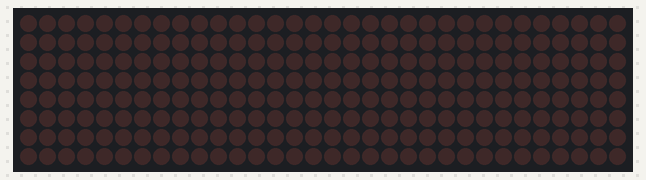
A sketch run on a simulated Arduino Uno, built with avr-gcc and run on an emulated ATmega328P. Parts: 32×8 LED matrix.

Above: at 0.1 s.
At 1.1 s:
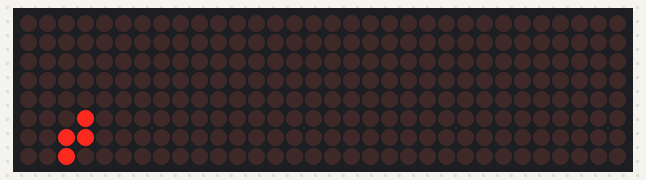
At 2.1 s:
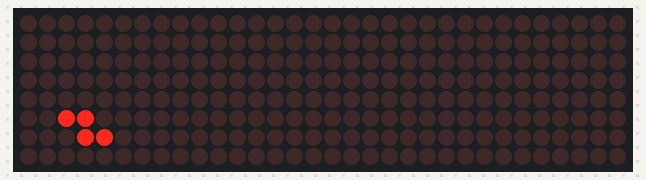

Measured:
- what the display in image 1 shows lasts 1.0 s, from 1.0 s to 2.0 s

The sketch:

sketch_feb14a.ino
```cpp
#include <SPI.h>
#include <Adafruit_GFX.h>
#include <Max72xxPanel.h>

#include "S.h"

int pinCS = 10; // Attach CS to this pin, DIN to MOSI and CLK to SCK (cf http://arduino.cc/en/Reference/SPI )
int numberOfHorizontalDisplays = 1;
int numberOfVerticalDisplays = 4;

Max72xxPanel matrix = Max72xxPanel(pinCS, numberOfHorizontalDisplays, numberOfVerticalDisplays);

int wait = 200; // In milliseconds

int playField[32][8] = {
  {0, 0, 0, 0, 0, 0, 0, 0},
  {0, 0, 0, 0, 0, 0, 0, 0},
  {0, 0, 0, 0, 0, 0, 0, 0},
  {0, 0, 0, 0, 0, 0, 0, 0},
  {0, 0, 0, 0, 0, 0, 0, 0},
  {0, 0, 0, 0, 0, 0, 0, 0},
  {0, 0, 0, 0, 0, 0, 0, 0},
  {0, 0, 0, 0, 0, 0, 0, 0},
  {0, 0, 0, 0, 0, 0, 0, 0},
  {0, 0, 0, 0, 0, 0, 0, 0},
  {0, 0, 0, 0, 0, 0, 0, 0},
  {0, 0, 0, 0, 0, 0, 0, 0},
  {0, 0, 0, 0, 0, 0, 0, 0},
  {0, 0, 0, 0, 0, 0, 0, 0},
  {0, 0, 0, 0, 0, 0, 0, 0},
  {0, 0, 0, 0, 0, 0, 0, 0},
  {0, 0, 0, 0, 0, 0, 0, 0},
  {0, 0, 0, 0, 0, 0, 0, 0},
  {0, 0, 0, 0, 0, 0, 0, 0},
  {0, 0, 0, 0, 0, 0, 0, 0},
  {0, 0, 0, 0, 0, 0, 0, 0},
  {0, 0, 0, 0, 0, 0, 0, 0},
  {0, 0, 0, 0, 0, 0, 0, 0},
  {0, 0, 0, 0, 0, 0, 0, 0},
  {0, 0, 0, 0, 0, 0, 0, 0},
  {0, 0, 0, 0, 0, 0, 0, 0},
  {0, 0, 0, 0, 0, 0, 0, 0},
  {0, 0, 0, 0, 0, 0, 0, 0},
  {0, 0, 0, 0, 0, 0, 0, 0},
  {0, 0, 0, 0, 0, 0, 0, 0},
  {0, 0, 0, 0, 0, 0, 0, 0},
  {0, 0, 0, 0, 0, 0, 0, 0}
};

Figure *f;
void drawMatrix() {
  for (int i = 0; i < 32; i++) {
    for (int j = 0; j < 8; j++) {
      if (playField[i][j] == 1) {
        matrix.drawPixel(i, j, HIGH);
      }
    }
  }
}

void setup() {
  matrix.setIntensity(2); // Use a value between 0 and 15 for brightness
  matrix.setRotation(3);
  f = new S(7, 3);


}

void loop() {
  matrix.fillScreen(LOW);
  drawMatrix();
  matrix.write();
  delay(1000);
  f->rotateFigure(playField);
}
```

Figure.cpp
```cpp
#include "Figure.h"

Figure::Figure(int x, int y) {
	maskX = x;
	maskY = y;
	position = 0;
	checkMove = true;
}

void Figure::moveFigureX(int matrix[32][8], int x) {
	clearFigure(matrix);
	if (!checkLeft(matrix) && !checkRight(matrix)) {
		maskX = x;
	}
	drawFigure(matrix);
}

void Figure::moveFigureY(int matrix[32][8]) {
	clearFigure(matrix);
	if (!checkBottom(matrix)) {
		maskY ++;
	}
	else {
		checkMove = false;
	}
	drawFigure(matrix);
}

bool Figure::getCheckMove() {
	return checkMove;
}

int Figure::getMaskX() {
	return maskX;
}

int Figure::getMaskY() {
	return maskY;
}

Figure::~Figure() {
}


void Figure::drawFigure(int matrix[32][8]) { }

void Figure::clearFigure(int matrix[32][8]) { }

void Figure::rotateFigure(int matrix[32][8]) { }

bool Figure::checkLeft(int matrix[32][8]) {
	return false;
}

bool Figure::checkRight(int matrix[32][8]) {
	return false;
}

bool Figure::checkBottom(int matrix[32][8]) {
	return false;
}
```

Figure.h
```cpp
class Figure
{
protected:
	/**
	maskX, maskY - координаты опорной точки фигуры.
	Относительно этой точки идет проверка
		на возможности: движения, поворота, очищения и отрисовки фигур.
	*/
	int maskX, maskY;

	/**
	Позиция в которой находится фигруры в данный момент времени (необходимо для вращения)
	*/
	int position;

	/**
	Может ли фигруы двигаться. Если нет, то нужно отрисовать новую фигуру или закончить игру.
	*/
	bool checkMove;
public:
	/**
	Конструктор по умолчанию
	в нем идет определение основных полей всех классов
	maskX, maskY - координат опорных точек фигуры
	poisiton - задается начальная позиция фигуры
	checkMove - логическое поле, определяющее может ли фигуры двигаться
	*/
	Figure(int x, int y);

	/**
	Метод для движения фигуры по оси X.
	Принимает матрицу, по которой происходит движение и величину на которую происходит сдвиг по оси X.
	В теле метода совершается проверка на возможность движения по оси X
	*/
	void moveFigureX(int matrix[32][8], int);

	/**
	Метод для движения фигуры по оси Y.
	Принимает матрицу, по которой происходит движение.
	В теле метода совершается проверка на возможность движения по оси Y (вниз).
	Если движение возможно, то кооржината maskY уменьшается на 1 если нет, то величина checkMove становится false
	*/
	void moveFigureY(int matrix[32][8]);

	/**
	Геттер для checkMove
	*/
	bool getCheckMove();

	/**
	Геттер для maskX
	*/
	int getMaskX();

	/**
	Геттер для maskY
	*/
	int getMaskY();

	/**
	Метод для отрисовки фигуры на матрице.
	Принимает параметром саму матрицу. Необходимо переопределять в производных классах
	*/
	virtual void drawFigure(int matrix[32][8]);

	/**
	Метод для удаления фигуры с матрицы.
	Принимает параметром саму матрицу. Необходимо переопределять в производных классах
	*/
	virtual void clearFigure(int matrix[32][8]);

	/**
	Метод для поворота фигуры.
	Принимает параметром саму матрицу. Необходимо переопределять в производных классах
	*/
	virtual void rotateFigure(int matrix[32][8]);

	/**
	Метод для проверки на колизии справа
	Приниает параметром саму матрицу. Необходимо переопределеить в производных классах
	*/
	virtual bool checkRight(int matrix[32][8]);

	/**
	Метод для проверки на колизии слева
	Приниает параметром саму матрицу. Необходимо переопределеить в производных классах
	*/
	virtual bool checkLeft(int matrix[32][8]);

	/**
	Метод для проверки на колизии снизу
	Приниает параметром саму матрицу. Необходимо переопределеить в производных классах
	*/
	virtual bool checkBottom(int matrix[32][8]);

	/**
	Деструкто, в нем пока ничего не совершается, т.к. нет динамического выделения памяти
	*/
	~Figure();
};
```

S.cpp
```cpp
#include "S.h"

void S::drawFigure(int matrix[32][8]) {
	switch (position) {
	case 0:
		matrix[maskY - 1][maskX - 1] = 1;
		matrix[maskY][maskX - 1] = 1;
		matrix[maskY][maskX] = 1;
		matrix[maskY + 1][maskX] = 1;
		break;
	case 1:
		matrix[maskY][maskX - 1] = 1;
		matrix[maskY][maskX] = 1;
		matrix[maskY - 1][maskX] = 1;
		matrix[maskY - 1][maskX + 1] = 1;
		break;
	default:
		break;
	}
}

void S::clearFigure(int matrix[32][8]) {
	switch (position) {
	case 0:
		matrix[maskY - 1][maskX - 1] = 0;
		matrix[maskY][maskX - 1] = 0;
		matrix[maskY][maskX] = 0;
		matrix[maskY + 1][maskX] = 0;
		break;
	case 1:
		matrix[maskY][maskX - 1] = 0;
		matrix[maskY][maskX] = 0;
		matrix[maskY - 1][maskX] = 0;
		matrix[maskY - 1][maskX + 1] = 0;
		break;
	default:
		break;
	}
}

void S::rotateFigure(int matrix[32][8]) {
	clearFigure(matrix);
	position = (position + 1) % 2;
  if (checkRight(matrix)) {
    maskX --;
  }
	drawFigure(matrix);
}

bool S::checkRight(int matrix[32][8]) {
	if (maskX < 7) {
		switch (position) {
		case 0:
			if (matrix[maskY - 1][maskX] == 1 ||
				matrix[maskY][maskX + 1] == 1 ||
				matrix[maskY + 1][maskX + 1] == 1) {
				return true;
			}
			break;
		case 1:
			if (matrix[maskY][maskX + 2] == 1 ||
				matrix[maskY + 1][maskX + 1] == 1) {
				return true;
			}
			break;
		default:
			break;
		}
	}
	else {
		return true;
	}
	return false;
}

bool S::checkLeft(int matrix[32][8]) {
	if (maskX > 1) {
		switch (position) {
		case 0:
			if (matrix[maskY - 1][maskX - 2] == 1 ||
				matrix[maskY][maskX - 2] == 1 ||
				matrix[maskY + 1][maskX - 1] == 1) {
				return true;
			}
			break;
		case 1:
			if (matrix[maskY][maskX - 1] == 1 ||
				matrix[maskY + 1][maskX - 2] == 1) {
				return true;
			}
			break;
		default:
			break;
		}
	}
	else {
		return true;
	}
	return false;
}

bool S::checkBottom(int matrix[32][8]) {
	if (maskY < 30) {
		switch (position) {
		case 0:
			if (matrix[maskY + 2][maskX] == 1 ||
				matrix[maskY + 1][maskX - 1] == 1) {
				return true;
			}
			break;
		case 1:
			if (matrix[maskY + 2][maskX - 1] == 1 ||
				matrix[maskY + 2][maskX] == 1 ||
				matrix[maskY + 1][maskX + 1] == 1) {
				return true;
			}
			break;
		default:
			break;
		}
	}
	else {
		return true;
	}
	return false;
}


S::~S()
{
}
```

S.h
```cpp
#pragma once
#include "Figure.h"

class S :
	public Figure
{
public:
	S(int x, int y) : Figure(x, y) { };
	void drawFigure(int matrix[32][8]);
	void clearFigure(int matrix[32][8]);
	void rotateFigure(int matrix[32][8]);
	bool checkRight(int matrix[32][8]);
	bool checkLeft(int matrix[32][8]);
	bool checkBottom(int matrix[32][8]);

	~S();
};
```
